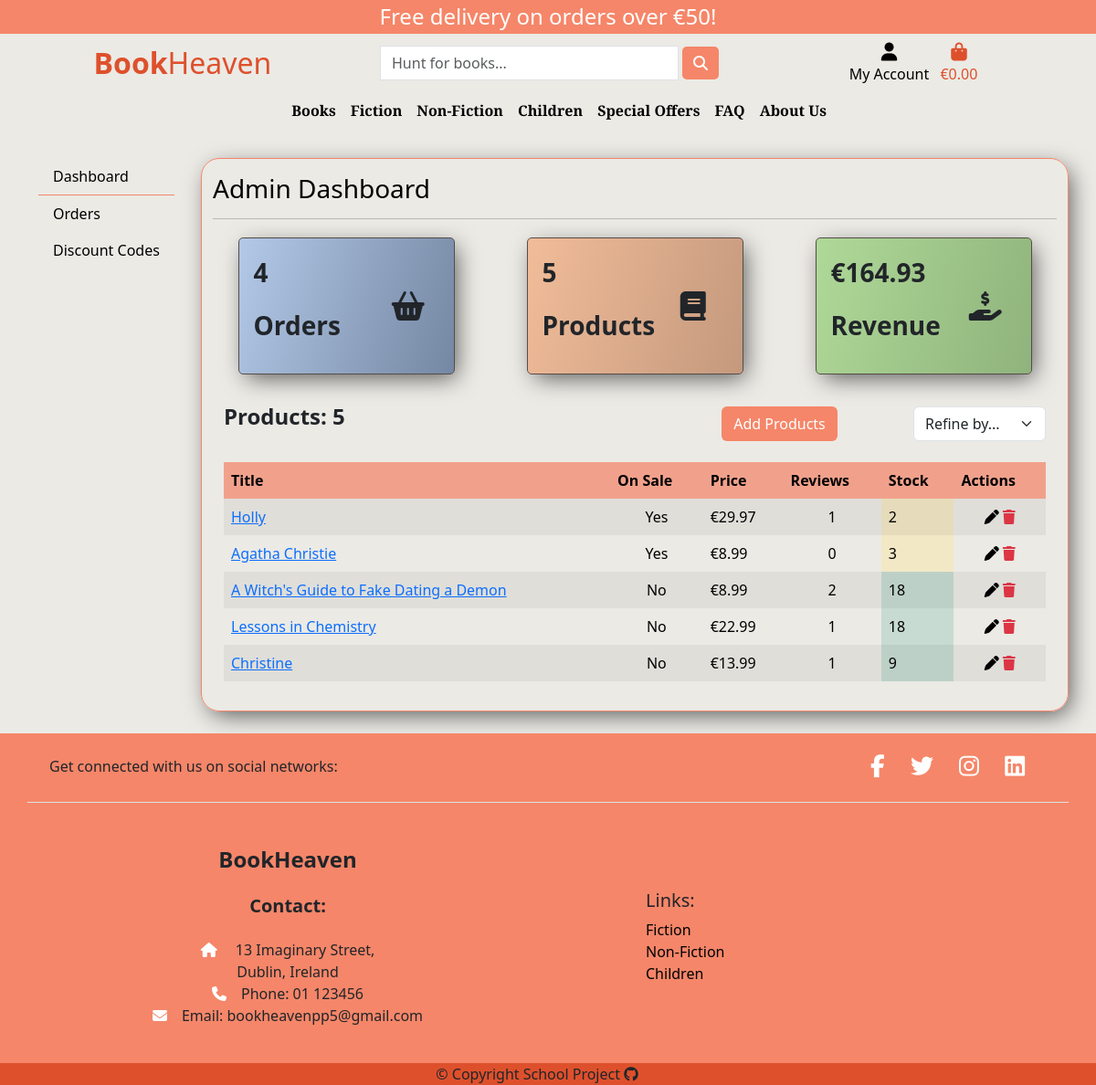
/admin_panel/dashboard/ (signed in), run on an earlier commit of the app's database.
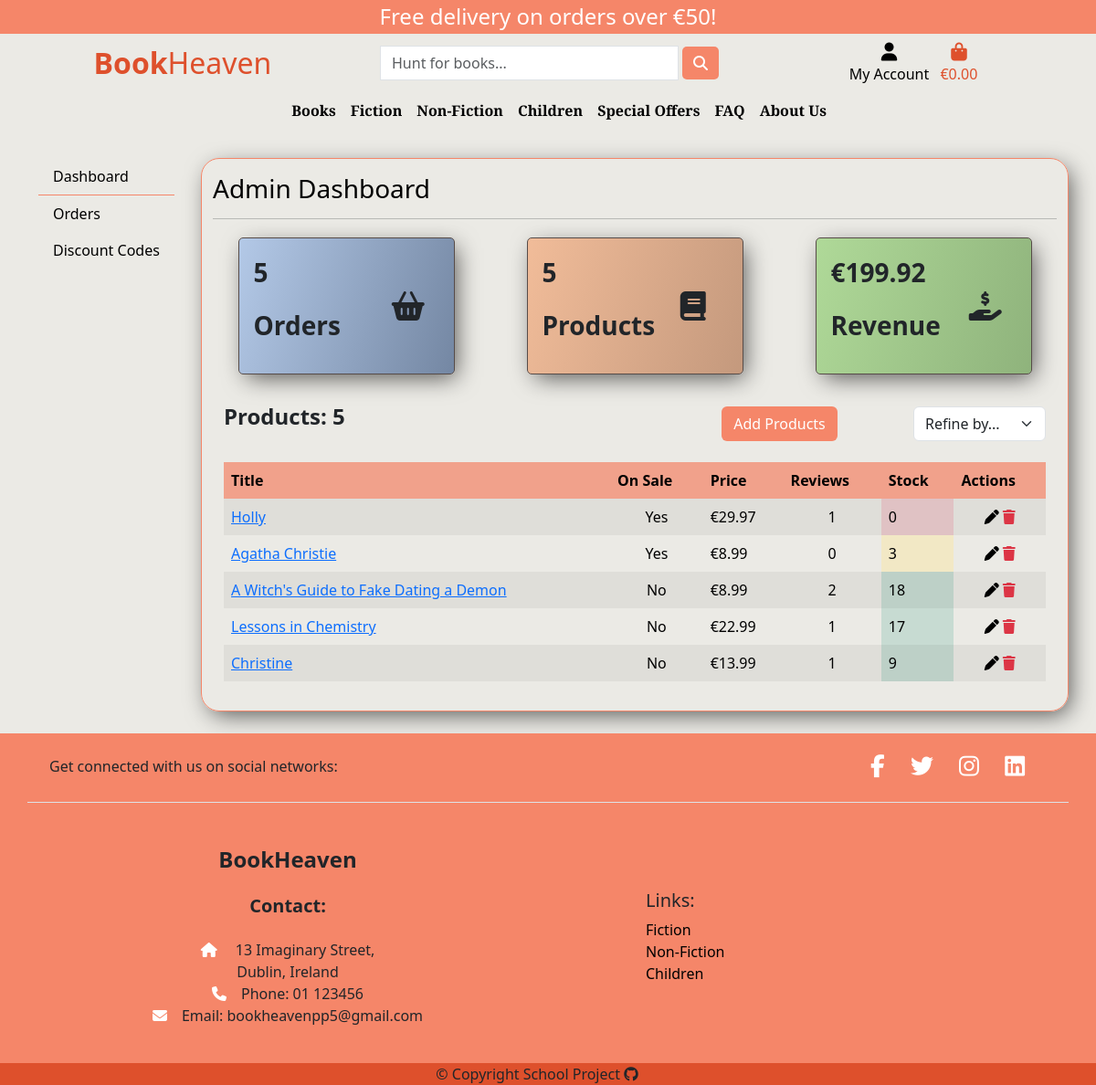
And on a later commit of the database.
### products/models.py (models this page shows, shortened)
class Book(models.Model):
    genre = models.ForeignKey(Genre, on_delete=models.SET_NULL, null=True)
    title = models.CharField(max_length=255)
    author = models.ManyToManyField(Author, related_name='books')
    description = models.TextField()
    image = models.ImageField(
        null=True, blank=True, upload_to='books/', default='books/product-not-found.png')
    publisher = models.CharField(max_length=200)
    date_published = models.DateField()
    language = models.CharField(max_length=200)
    pages = models.IntegerField(null=True, blank=True)
    isbn = models.CharField(max_length=13)
    stock_amount = models.IntegerField(
        default=1, validators=[MinValueValidator(0), MaxValueValidator(1000)])
    in_stock = models.BooleanField(default=True)
    on_sale = models.BooleanField(default=False)
    price = models.DecimalField(max_digits=6, decimal_places=2)
    discount = models.IntegerField(null=True, blank=True)
    sale_price = models.DecimalField(
        max_digits=6, decimal_places=2, null=True, blank=True)
    created = models.DateTimeField(auto_now_add=True)
    id = models.UUIDField(default=uuid.uuid4, unique=True,
                          primary_key=True, editable=False)
    @property
    def product_price(self):
        if self.on_sale and self.sale_price < self.price:
            return self.sale_price
        return self.price

### admin_panel/views.py (the view, shortened to what this page needs)
# urls.py: path('dashboard/', views.admin_dashboard, name='admin-panel'),
@login_required
def admin_dashboard(request):
    if not request.user.is_superuser:
        messages.error(request, 'You need admin rights to access this page.')
        return redirect('home')
    orders = Order.objects.all()
    products = Book.objects.all()
    total_product_count = products.count()
    total_grand_total = Order.objects.aggregate(
        total_grand_total=Sum('grand_total'))
    grand_total_sum = total_grand_total['total_grand_total']
    context = {
        'orders': orders,
        'products': products,
        'total': grand_total_sum,
        'total_product_count': total_product_count, }
    return render(request, 'admin_panel/admin_dashboard.html', context)

### admin_panel/templates/admin_panel/admin_dashboard.html (shortened to what the changed rows need)
{% extends 'admin_panel/admin_base.html' %}
{% load static %}
{% block admin_content %}
<div class="row d-flex justify-content-around">
    <div class="col-10 col-md-3 stats-container orders p-3 my-1">
        <div class="row">
            <div class="col-8">
                <p class="fw-bold fs-3">{{ orders.count }}</p>
                <p class="fw-bold fs-3">Orders</p>
            </div>
        </div>
    </div>
    <div class="col-10 col-md-3 stats-container users p-3 my-1">
        <div class="row">
            <div class="col-8">
                {% if total %}
                <p class="fw-bold fs-3">€{{ total|floatformat:2 }}</p>
                {% else %}
                <p class="fw-bold fs-3">€0</p>
                {% endif %}
                <p class="fw-bold fs-3">Revenue</p>
            </div>
        </div>
    </div>
    <div class="row">
        <div class="col-12">
            {% if products %}
            <div class="order-history table-responsive mt-3">
                <table class="table table-borderless table-striped table-hover">
                    <thead>
                        <tr class="order-table-row">
                            <th>Title</th>
                            <th>On Sale</th>
                            <th>Price</th>
                            <th>Reviews</th>
                            <th>Stock</th>
                            <th>Actions</th>
                        </tr>
                    </thead>
                    <tbody>
                        {% for product in products %}
                        <tr>
                            <td>
                                <a href="{% url 'product' product.id %}" title="{{ product.title }}">
                                    {{ product.title }}
                                </a>
                            </td>
                            <td class="text-center">
                                {% if product.on_sale %}
                                Yes
                                {% else %}
                                No
                                {% endif %}
                            </td>
                            <td>€{{ product.product_price|floatformat:'2' }}</td>
                            <td class="text-center">{{ product.reviews.count }}</td>
                            {% if product.stock_amount == 0 %}
                            <td id="status-cell-nostock">
                                {{ product.stock_amount }}
                            </td>
                            {% elif product.stock_amount <= 5 %}
                            <td id="status-cell-warning">
                                {{ product.stock_amount }}
                            </td>
                            {% else %}
                            <td id="status-cell-instock">
                                {{ product.stock_amount }}
                            </td>
                            {% endif %}
                            <td class="text-center">
                                <a href="{% url 'admin-edit-product' product.id %}" class="text-black" title="Edit"><i
                                        class="fa-solid fa-pen"></i></a>
                                <a href="{% url 'admin-delete-product' product.id %}" class="text-danger" title="Delete"><i
                                        class="fa-solid fa-trash"></i></a>
                            </td>
                        </tr>
                        {% endfor %}
                    </tbody>
                </table>
            </div>
            {% else %}
            <div class="d-grid gap-2">
                <p class="text-center">No Products to display</p>
            </div>
            {% endif %}
        </div>
    </div>
</div>
{% endblock admin_content %}

What changed in the data, as far as the page shows it:
changed Book "Holly": stock_amount "2" → "0"
changed Book "Lessons in Chemistry": stock_amount "18" → "17"
Also different on the page:
{{ orders.count }}: "4" → "5"
{{ total|floatformat:2 }}: "164.93" → "199.92"
